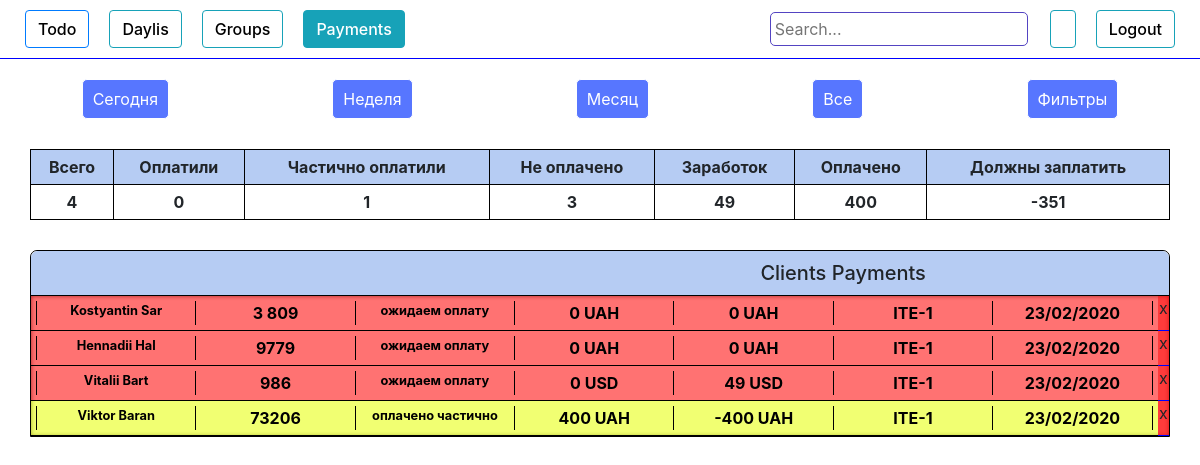
/pay_filter/2, run on an earlier commit of the app's database.
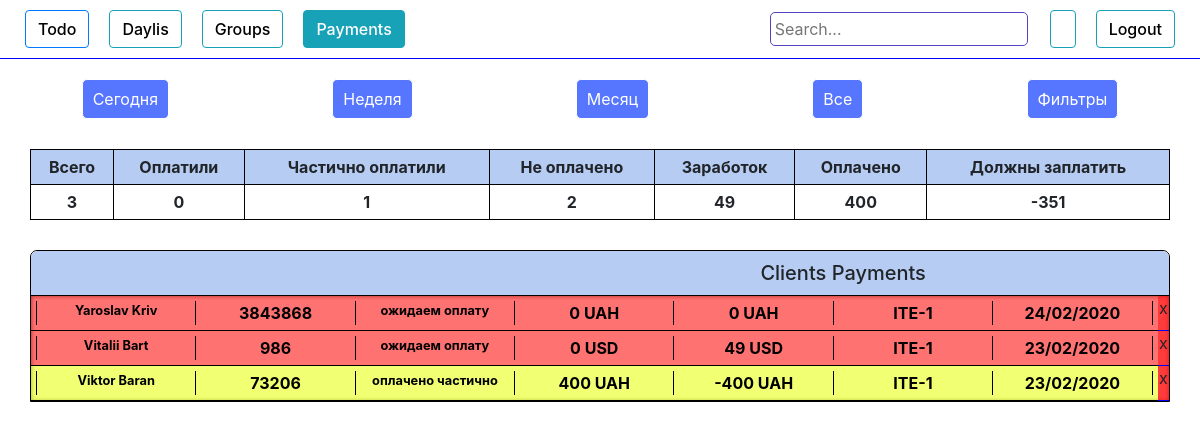
And on a later commit of the database.
### authorization/models.py (models this page shows, shortened)
class People(models.Model):
    add_date        = models.DateTimeField(blank=True, null=True)
    name            = models.CharField(max_length=100, blank=True)
    phone           = models.CharField(max_length=100, blank=True)
    email           = models.CharField(max_length=100, blank=True)
    course          = models.ForeignKey(Course, on_delete=models.DO_NOTHING)
    country         = models.CharField(max_length=100, blank=True)
    university      = models.CharField(max_length=100, blank=True)
    work            = models.CharField(max_length=100, blank=True)
    where_from      = models.CharField(max_length=100, blank=True)
    ip              = models.CharField(max_length=100, blank=True)
    currency        = models.CharField(max_length=100, blank=True)
    course_price    = models.IntegerField(blank=True, null=True)
    comments        = models.TextField(blank=True)
    wishes          = models.TextField(blank=True)
    callback_time   = models.DateTimeField(blank=True, null=True)
    group           = models.ForeignKey(Group, on_delete=models.DO_NOTHING, null=True, blank=True)
    request_status  = models.CharField(max_length=100, blank=True)
    need_confirm  = models.BooleanField(blank=True, null=True)
    first_payment_date   = models.DateTimeField(blank=True, null=True)
    full_payment_date  = models.DateTimeField(blank=True, null=True)
    payment_history = models.TextField(blank=True)
    total_payment   = models.IntegerField(blank=True, null=True)
    obligation      = models.IntegerField(blank=True, null=True)
    def is_called(self):
        if self.request_status == 'оплачено частично' or self.request_status == 'ожидаем оплату' or self.request_status == 'оплачено':
            return True
        else:
            return False
    def call_status(self):
        if self.request_status != 'перезвонить':
            return False
        else :
            return True
    def is_full_payed(self):
        return (self.request_status == 'оплачено')
    def is_particaly_payed(self):
        return (self.request_status == 'оплачено частично')
    def is_not_payed(self):
        return (self.request_status == 'ожидаем оплату')
    def is_need_confirm(self):
        return (self.need_confirm)
    def get_date(self):
        return self.add_date.strftime('%d/%m/%Y')

class Group(models.Model):
    name            = models.CharField(max_length=100, blank=True)
    created_date    = models.DateTimeField(blank=True, null=True)
    course          = models.ForeignKey(Course, on_delete=models.DO_NOTHING, null=True)
    active          = models.BooleanField(default=True)
    time_start      = models.DateTimeField(blank=True, null=True)
    time_end        = models.DateTimeField(blank=True, null=True)
    def __str__(self):
        return self.name

### authorization/views.py (the view, shortened to what this page needs)
# urls.py: path('pay_filter/<int:pk>', views.pay_filter, name='pay_filter'),
def pay_filter(request, pk):
    list_payments = People.objects.all().order_by('request_status','group', 'obligation')
    formcheck = 1
    groups_all = Group.objects.all()
    course_all = Course.objects.all()
    if pk == 1:  #today
        now = datetime.today() - timedelta(minutes=60)
        list_payments = list_payments.filter(Q(add_date__gte = now))
    elif pk == 2:  #7 days
        now = datetime.today() - timedelta(minutes=60*24*7)
        list_payments = list_payments.filter(Q(add_date__gte = now))
    elif pk == 3:  # 30 days
        now = datetime.today() - timedelta(minutes=60*24*30)
        list_payments = list_payments.filter(Q(add_date__gte = now))
    elif pk == 6:
        formcheck = 1
    money_all = list_payments.filter(Q(request_status='оплачено') |
                                            Q(request_status='оплачено частично') |
                                            Q(request_status='ожидаем оплату')).aggregate(money_all=Sum(F('course_price')))
    money_all_num = money_all['money_all']
    money_paid = list_payments.filter(Q(request_status='оплачено') |
                                            Q(request_status='оплачено частично') |
                                            Q(request_status='ожидаем оплату')).aggregate(money_paid=Sum(F('total_payment')))
    money_paid_num = money_paid['money_paid']
    if money_all_num == None:
        money_all_num = 0
    if  money_paid_num == None:
            money_paid_num = 0
    money_will_num =  money_all_num - money_paid_num
    people_done = list_payments.filter(Q(request_status='оплачено')).count()
    people_partially = list_payments.filter(Q(request_status='оплачено частично')).count()
    people_waiting = list_payments.filter(Q(request_status='ожидаем оплату')).count()
    people_all_num =  people_done + people_partially + people_waiting
    context = {
        "list_payments":list_payments,
        'groups_all': groups_all,
        'course_all': course_all,
        'formcheck': formcheck,
        "money_all_num" : money_all_num,
        "money_paid_num" : money_paid_num,
        "money_will_num" : money_will_num,
        "people_done" : people_done,
        "people_partially" : people_partially,
        "people_waiting" : people_waiting,
        "people_all_num" : people_all_num,
    }
    return render(request,"groups_payments.html",context)

### authorization/templates/groups_payments.html (shortened to what the changed rows need)
{% load crispy_forms_tags %}
<!DOCTYPE html>
<html lang="en">
<head>
    <link rel="stylesheet" href="https://stackpath.bootstrapcdn.com/bootstrap/4.4.1/css/bootstrap.min.css">
    <link rel="stylesheet" href="https://cdnjs.cloudflare.com/ajax/libs/jquery-datetimepicker/2.5.20/jquery.datetimepicker.min.css" />
    {% load staticfiles %}
    <link rel="stylesheet" href="{% static 'style.css' %}" type="text/css">
</head>
<body>
    <table class="count_table" cellpadding="5">
        <tr class="main_line">
            <th>Всего</th>
            <th>Оплатили</th>
            <th>Частично оплатили</th>
            <th>Не оплачено</th>
            <th>Заработок</th>
            <th>Оплачено</th>
            <th>Должны заплатить</th>
        </tr>
        <tr>
            <th class="center">{{people_all_num}}</th>
            <th class="center">{{people_done}}</th>
            <th class="center">{{people_partially}}</th>
            <th class="center">{{people_waiting}}</th>
            <th class="center">{{money_all_num}}</th>
            <th class="center">{{money_paid_num }}</th>
            <th class="center">{{money_will_num}}</th>
    </table>
    <div class="payment_tables">
        {% if list_payments %}
        <div class="table show table_pay" id="payment_tables">
            <div class="table_content show" id='table_payments_content'>
                {% for item in list_payments %} {% if item.is_called %}
                <div class="item" id="{{item.email}}">
                    <a class="gr-a" href="{% url 'group_payments_update' item.id %}" target="_blank" onClick="popupWin = window.open(this.href, 'Window', 'location,width=720,height=800,top=200,left=300'); popupWin.focus(); return false;">
                        <div class="item_header" data-toggle="collapse" data-target="#item_description"    {% if item.is_particaly_payed %} style="background-color: rgba(229, 255, 0, 0.554);" {% endif %} {% if item.is_not_payed %}style="background-color: rgba(255, 0, 0, 0.554);"
                            {% endif %}>
                            <table class="item_payment_table" style="width:100%">
                                <tr>
                                    <th>
                                        <div style="font-size: 0.8rem;" class="name">{{item.name}}</div>
                                    </th>
                                    <th>
                                        <div class="phone">{{item.phone}}</div>
                                    </th>
                                    <th>
                                        <div style="font-size: 0.8rem;" class="request_status">{{item.request_status}}</div>
                                    </th>
                                    <th>
                                        <div class="total_payment">{{item.total_payment}} {{item.currency}}</div>
                                    </th>
                                    <th>
                                        <div class="obligation">{{item.obligation}} {{item.currency}}</div>
                                    </th>
                                    <th>
                                        <div class="obligation">{{item.group}}</div>
                                    </th>
                                    <th>
                                        <div class="obligation">{{item.get_date}}</div>
                                    </th>
                                </tr>
                            </table>
                        </div>
                    </a>
                    <span id="del_btn" type="button" data-toggle="collapse" data-target="#ConfirmationFieldDel{{item.id}}" aria-expanded="false">x</span>
                </div>
                {% endif %} {% endfor %}
            </div>
        </div>
        {% else %}
        <h3 style="text-align: center;">Nothing</h3>
        {% endif %}
    </div>
</body>
</html>

What changed in the data, as far as the page shows it:
no longer on this page (row edited): People: name "Kostyantin Sar", phone "3 809", request_status "ожидаем оплату", total_payment "0", currency "UAH", obligation "0", group "ITE-1", get_date "23/02/2020"
no longer on this page (row edited): People: name "Hennadii Hal", phone "9779", request_status "ожидаем оплату", total_payment "0", currency "UAH", obligation "0", group "ITE-1", get_date "23/02/2020"
added People: name "Yaroslav Kriv", phone "3843868", request_status "ожидаем оплату", total_payment "0", currency "UAH", obligation "0", group "ITE-1", get_date "24/02/2020"
Also different on the page:
{{ people_all_num }}: "4" → "3"
{{ people_waiting }}: "3" → "2"
